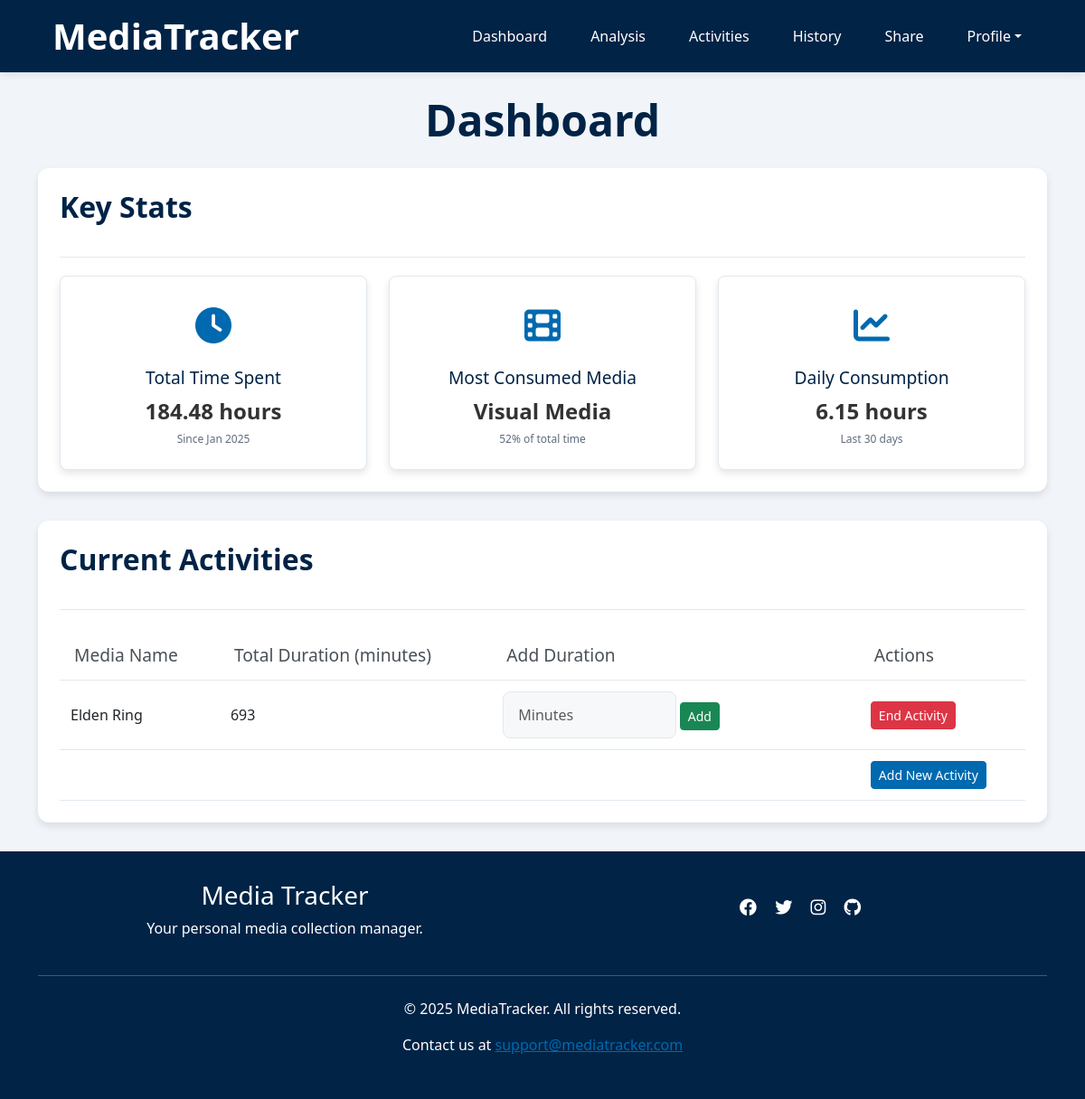
/dashboard (signed in), run on the app's committed database.
### app/models.py (models this page shows)
class Activities(db.Model):
    __tablename__ = 'Activities'
    id = db.Column(db.Integer, primary_key=True)
    username = db.Column(db.String(80), db.ForeignKey('Users.username'), nullable=False)
    media_type = db.Column(db.String(50), nullable=False)
    media_subtype = db.Column(db.String(50), nullable=True)
    media_name = db.Column(db.String(120), nullable=False)
    status = db.Column(db.String(20), nullable=False, default='ongoing')
    start_date = db.Column(db.Date, nullable=True)
    end_date = db.Column(db.Date, nullable=True)
    rating = db.Column(db.Float, nullable=True)
    comment = db.Column(db.Text, nullable=True)
    media_entries = db.relationship('Entries', backref='activity')

### app/routes.py (the view)
@app.route('/dashboard', methods=['GET', 'POST'])
def dashboard():
    if 'username' not in session:
        flash('Please log in to view your dashboard.', 'danger')
        return redirect(url_for('index'))
    username = session['username']
    if request.method == 'POST':
        handle_dashboard_form(username, request.form)
        return redirect(url_for('dashboard'))
    stats = get_user_statistics(username)
    current_activities = get_current_activities(username)
    return render_template(
        'dashboard.html',
        total_time=stats['total_time'],
        most_consumed_media=stats['most_consumed_media'],
        daily_average_time=stats['daily_average_time'],
        current_activities=current_activities
    )

### app/helpers/dashboard_handler.py (called while the page is built)
def get_current_activities(username):
    current_activities = Activities.query.filter_by(username=username, status='ongoing').all()
    activities = []
    for activity in current_activities:
        total_duration = db.session.query(
            func.sum(Entries.duration)
        ).filter_by(activity_id=activity.id).scalar()
        activities.append({
            "media_name": activity.media_name,
            "media_type": activity.media_type,
            "total_duration": total_duration or 0,
            "activity_id": activity.id
        })
    return activities

### app/templates/dashboard.html (shortened to what this page needs)
{% extends "base.html" %}
{% block content %}
<div class="container">
    <h1 class="text-center page-title">Dashboard</h1>
     <section class="section wow fadeInUp" data-wow-duration="0.2s" data-wow-delay="0.05s">
        <div class="section-header">
            <h2 class="section-title">Key Stats</h2>
        </div>
        <div class="stats-grid">
            <div class="stats-metric-card">
                <div class="stats-icon clock">
                    <i class="fas fa-clock"></i>
                </div>
                <div class="container">
                    <div class="stats-info"><h3>Total Time Spent</h3></div>
                    <div class="stats-info"><p>{{ total_time }} hours</p></div>
                    <div class="stats-sub">Since Jan 2025</div>
                </div>
            </div>
            <div class="stats-metric-card">
                <div class="stats-icon film">
                    <i class="fas fa-film"></i>
                </div>
                <div class="container">
                    <div class="stats-info"><h3>Most Consumed Media</h3></div>
                    <div class="stats-info"><p>{{ most_consumed_media }}</p></div>
                    <div class="stats-sub">52% of total time</div>
                </div>
            </div>
            <div class="stats-metric-card">
                <div class="stats-icon chart">
                    <i class="fas fa-chart-line"></i>
                </div>
                <div class="container">
                    <div class="stats-info"><h3>Daily Consumption</h3></div>
                    <div class="stats-info"><p>{{ daily_average_time }} hours</p></div>
                    <div class="stats-sub">Last 30 days</div>
                </div>
            </div>
        </div>
    </section>
    <section class="section wow fadeInUp" data-wow-duration="0.2s" data-wow-delay="0.1s">
        <div class="section-header" style="margin-bottom: 0;">
            <h2 class="section-title">Current Activities</h2>
        </div>
        <div  class="table-container">
        <table>
            <thead>
                <tr>
                    <th>Media Name</th>
                    <th>Total Duration (minutes)</th>
                    <th>Add Duration</th>
                    <th>Actions</th>
                </tr>
            </thead>
            <tbody>
                {% for activity in current_activities %}
                <tr>
                    <td>{{ activity.media_name }}</td>
                    <td>{{ activity.total_duration }}</td>
                    <td>
                        <form action="{{ url_for('dashboard') }}" method="POST" class="d-inline">
                            <input type="number" name="duration" class="form-control d-inline w-50" placeholder="Minutes" required>
                            <button type="submit" name="add_duration" class="btn btn-success btn-sm">Add</button>
                        </form>
                    </td>
                    <td>
                        <button class="btn btn-danger btn-sm" data-bs-toggle="modal" data-bs-target="#endActivityModal" data-activity-id="{{ activity.activity_id }}">End Activity</button>
                    </td>
                </tr>
                {% endfor %}
                <tr>
                    <td></td><td></td><td></td>
                    <td><button class="btn btn-primary btn-sm" data-bs-toggle="modal" data-bs-target="#addActivityModal">Add New Activity</button></td>
                </tr>
            </tbody>
        </table>
        </div>
    </section>
</div>
{% endblock %}

### app/static/styles.css (style rules this page uses)
:root { --primary-color: #0069af; --secondary-color: #002346; --background-color:#f1f5f9; --light-border: #e2e8f0; }
body { font-family: 'Segoe UI', Tahoma, Geneva, Verdana, sans-serif; background-color: var(--background-color); }
h1 { margin-top: 1.5rem; margin-bottom: 1.5rem; }
html, body { height: 100%; margin: 0; padding: 0; }
body { display: flex; flex-direction: column; }
table { width: 100%; border-collapse: collapse; }
th { background-color: #ffffff; padding: 0.75rem 1rem; text-align: left; font-weight: 500; color: #495057; border-bottom: 1px solid var(--light-border); font-size: 1.2rem; }
td { padding: 0.75rem; border-bottom: 1px solid var(--light-border); vertical-align: middle; }
thead { padding: 0.75rem 1rem; }
.table-container { overflow-x: auto; margin-top: 1.5rem; }
.btn-primary { background-color: var(--primary-color); border-color: var(--primary-color); }
.section-header { display: flex; justify-content: space-between; align-items: center; margin-bottom: 1.25rem; padding-bottom: 0.75rem; border-bottom: 1px solid var(--light-border); }
.section { background: white; border-radius: 0.75rem; box-shadow: 0 4px 8px rgba(0,0,0,0.1); padding: 1.5rem; margin-bottom: 2rem; }
.section-title { font-size: 2rem; font-weight: bold; margin-bottom: 1.5rem; color: var(--secondary-color); }
.page-title { font-size: 3rem; font-weight: bold; margin-bottom: 1.5rem; color: var(--secondary-color); }
.stats-grid { display: grid; grid-template-columns: repeat(auto-fit, minmax(250px, 1fr)); gap: 1.5rem; }
.stats-metric-card { background-color: #ffffff; border-radius: 8px; padding: 1.5rem; flex: 0 1 280px; box-shadow: 0 4px 8px rgba(0,0,0,0.1); text-align: center; transition: transform 0.3s, box-shadow 0.3s; border: 1px solid #e2e8f0; }
.stats-icon { font-size: 2.5rem; color: var(--primary-color); margin-bottom: 1rem; }
.stats-info h3 { font-size: 1.2rem; color: var(--secondary-color); margin-bottom: 0.5rem; }
.stats-info p { font-size: 1.5rem; font-weight: 600; margin: 0; color: #333333; }
.stats-sub { font-size: 0.75rem; color: #5f6b7c; margin-top: 0.25rem; }
.form-control { padding: 0.8rem 1rem; border-radius: 8px; border: 1px solid var(--light-border); transition: all 0.3s ease; font-size: 1rem; background-color: #f2f4f59c; }
.wow { visibility: hidden; }
.wow.animated { visibility: visible; }

### data on the page
Activities: media_type "Visual Media"
Activities: media_name "Elden Ring", total_duration "693"

### other printed values
{{ total_time }} "184.48"
{{ daily_average_time }} "6.15"
